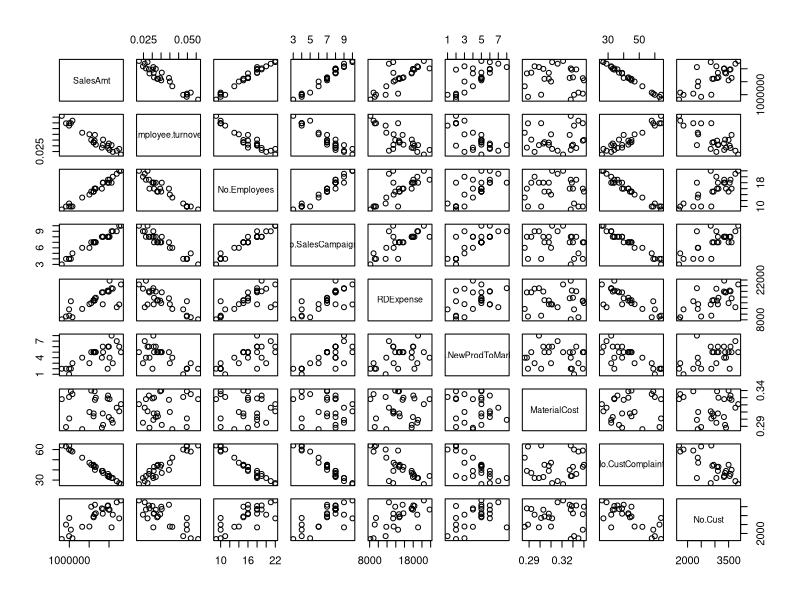

Recreate this plot in R.
###### Multiple Regression Assignment - Andrew Reeves & Brett Voglesang ######

#Read in the data 
rev = read.csv("Revenue.csv")

#View a summary of the data 
summary(rev)
# Result:
#    SalesAmt       Employee.turnover  No.Employees   No.SalesCampaigns   RDExpense    
# Min.   : 809131   Min.   :0.02240   Min.   : 9.00   Min.   : 3.000    Min.   : 8175  
# 1st Qu.:1369415   1st Qu.:0.02882   1st Qu.:13.25   1st Qu.: 6.000    1st Qu.:12674  
# Median :1656316   Median :0.03300   Median :16.00   Median : 7.000    Median :14766  
# Mean   :1644954   Mean   :0.03592   Mean   :15.73   Mean   : 6.962    Mean   :14846  
# 3rd Qu.:1990783   3rd Qu.:0.04105   3rd Qu.:18.00   3rd Qu.: 8.000    3rd Qu.:17874  
# Max.   :2302219   Max.   :0.05610   Max.   :22.00   Max.   :10.000    Max.   :21761  
# No.NewProdToMarket  MaterialCost    No.CustComplaints    No.Cust    
# Min.   :1.000      Min.   :0.2860   Min.   :26.00     Min.   :1687  
# 1st Qu.:3.000      1st Qu.:0.3015   1st Qu.:34.00     1st Qu.:2414  
# Median :5.000      Median :0.3135   Median :41.50     Median :3065  
# Mean   :4.269      Mean   :0.3150   Mean   :43.27     Mean   :2933  
# 3rd Qu.:5.000      3rd Qu.:0.3297   3rd Qu.:50.75     3rd Qu.:3396  
# Max.   :8.000      Max.   :0.3400   Max.   :64.00     Max.   :3851


#Show a quick graph of the different relationships between the data
pairs(rev)

#Show the headings of the data to see what values to include in the model
head(rev)
# Result:
# SalesAmt Employee.turnover No.Employees No.SalesCampaigns RDExpense No.NewProdToMarket MaterialCost
# 1  1667331            0.0310           16                 7     15759                  5        0.330
# 2   993389            0.0476           11                 4     11673                  1        0.331
# 3  1820545            0.0284           16                 8     17642                  4        0.288
# 4  2013815            0.0264           19                 8     21761                  4        0.328
# 5  1038452            0.0497           10                 4     14532                  2        0.339
# 6  1995790            0.0320           18                 8     17941                  6        0.303
# No.CustComplaints No.Cust
# 1                43    3129
# 2                60    1851
# 3                39    3405
# 4                34    3338
# 5                59    2209
# 6                33    3329


# Here is the first step of the stepwise regression model
#create a linear model for sales amount based on all the variables
rev.lm = lm(SalesAmt ~ Employee.turnover + No.Employees + 
              No.SalesCampaigns + RDExpense + No.NewProdToMarket + 
              MaterialCost + No.CustComplaints + No.Cust, data=rev)

#see a summary of the model to determine which variables have no significant predictive power
summary(rev.lm)
# Result:
# Call:
#lm(formula = SalesAmt ~ Employee.turnover + No.Employees + No.SalesCampaigns + 
#     RDExpense + No.NewProdToMarket + MaterialCost + No.CustComplaints + 
#     No.Cust, data = rev)
#
# Residuals:
# Min     1Q Median     3Q    Max 
# -51815 -20635  -2089  20573  83036 
#
# Coefficients:
#  Estimate Std. Error t value Pr(>|t|)    
# (Intercept)         2.354e+06  6.032e+05   3.902 0.001147 ** 
#  Employee.turnover  -5.309e+06  3.010e+06  -1.764 0.095658 .  
#  No.Employees        2.296e+04  1.165e+04   1.971 0.065253 .  
#  No.SalesCampaigns   2.378e+04  2.578e+04   0.923 0.369108    
#  RDExpense           2.092e+00  3.971e+00   0.527 0.605201    
#  No.NewProdToMarket  2.235e+03  6.329e+03   0.353 0.728314    
#  MaterialCost       -4.364e+05  4.412e+05  -0.989 0.336456    
#  No.CustComplaints  -2.149e+04  5.055e+03  -4.252 0.000538 ***
#  No.Cust            -6.103e+00  1.815e+01  -0.336 0.740733    
# ---
#  Signif. codes:  0 ‘***’ 0.001 ‘**’ 0.01 ‘*’ 0.05 ‘.’ 0.1 ‘ ’ 1
#
# Residual standard error: 34660 on 17 degrees of freedom
# Multiple R-squared:  0.9959,	Adjusted R-squared:  0.994 
# F-statistic: 514.9 on 8 and 17 DF,  p-value: < 2.2e-16

# In this linear model we can see that the No.Cust is NOT a good predictor of Sales 
# We will then take this variable out and move to the next step.

# This is the second step in the regression model
# Here we are creating a linear model of the data after removing the Number of Customers
rev.lm = lm(SalesAmt ~ Employee.turnover + No.Employees + 
              No.SalesCampaigns + RDExpense + No.NewProdToMarket + 
              MaterialCost + No.CustComplaints, data=rev)

#see a summary of the model to determine which variables have no significant predictive power
summary(rev.lm)
# Result:
# Call:
# lm(formula = SalesAmt ~ Employee.turnover + No.Employees + No.SalesCampaigns + 
#     RDExpense + No.NewProdToMarket + MaterialCost + No.CustComplaints, 
#   data = rev)

# Residuals:
#  Min     1Q Median     3Q    Max 
# -56730 -20115  -2615  19528  79070 
#
#Coefficients:
#  Estimate Std. Error t value Pr(>|t|)    
#(Intercept)         2.325e+06  5.824e+05   3.993 0.000854 ***
# Employee.turnover  -4.987e+06  2.782e+06  -1.793 0.089835 .  
#No.Employees        2.237e+04  1.123e+04   1.992 0.061766 .  
#No.SalesCampaigns   2.530e+04  2.475e+04   1.022 0.320284    
#RDExpense           2.033e+00  3.869e+00   0.526 0.605639    
#No.NewProdToMarket  2.109e+03  6.160e+03   0.342 0.736039    
#MaterialCost       -4.419e+05  4.298e+05  -1.028 0.317502    
#No.CustComplaints  -2.148e+04  4.928e+03  -4.358 0.000379 ***
#  ---
#  Signif. codes:  0 ‘***’ 0.001 ‘**’ 0.01 ‘*’ 0.05 ‘.’ 0.1 ‘ ’ 1
#
# Residual standard error: 33800 on 18 degrees of freedom
# Multiple R-squared:  0.9959,	Adjusted R-squared:  0.9943 
# F-statistic:   619 on 7 and 18 DF,  p-value: < 2.2e-16


# In this linear model we can see that the No.NewProdToMarket is NOT a good predictor of Sales
# We will then take this variable out and move to the next step.

# This is our third step in the regression model. 
# Here we are creating a linear model of the data after removing the No.NewProdToMarket and No.Cust
# variables.
rev.lm = lm(SalesAmt ~ Employee.turnover + No.Employees + 
              No.SalesCampaigns + RDExpense + 
              MaterialCost + No.CustComplaints, data=rev)

#see a summary of the model to determine which variables have no significant predictive power
summary(rev.lm)
# Result:
# Residuals:
# Min     1Q Median     3Q    Max 
# -55766 -19079  -3148  20097  79194 
#
# Coefficients:
#  Estimate Std. Error t value Pr(>|t|)    
# (Intercept)        2.357e+06  5.617e+05   4.195 0.000491 ***
#  Employee.turnover -5.020e+06  2.715e+06  -1.849 0.080054 .  
# No.Employees       2.139e+04  1.060e+04   2.017 0.058002 .  
#No.SalesCampaigns  2.710e+04  2.362e+04   1.147 0.265506    
#RDExpense          1.610e+00  3.580e+00   0.450 0.657994    
#MaterialCost      -4.333e+05  4.190e+05  -1.034 0.314085    
#No.CustComplaints -2.181e+04  4.717e+03  -4.624 0.000185 ***
#  ---
#  Signif. codes:  0 ‘***’ 0.001 ‘**’ 0.01 ‘*’ 0.05 ‘.’ 0.1 ‘ ’ 1
#
# Residual standard error: 33000 on 19 degrees of freedom
#Multiple R-squared:  0.9958,	Adjusted R-squared:  0.9945 
#F-statistic: 757.3 on 6 and 19 DF,  p-value: < 2.2e-16


# In this linear model we can see that the RDExpense is NOT a good predictor of Sales.
# We will then take this variable out and move to the next step. 

# This is our fourth step in the regression model. 
# Here we are creating a linear model of the data after removing the RDExpense, No.NewProdToMarket and
# No.Cust variables.
rev.lm = lm(SalesAmt ~ Employee.turnover + No.Employees + 
              No.SalesCampaigns + MaterialCost + No.CustComplaints, data=rev)

#see a summary of the model to determine which variables have no significant predictive power
summary(rev.lm)
# Result:
# Residuals:
#Min     1Q Median     3Q    Max 
#-55487 -19176  -4691  19878  80677 
#
#Coefficients:
#  Estimate Std. Error t value Pr(>|t|)    
#(Intercept)        2511785     434332   5.783 1.17e-05 ***
#  Employee.turnover -5638369    2294267  -2.458   0.0232 *  
#  No.Employees         19474       9514   2.047   0.0540 .  
#No.SalesCampaigns    23208      21535   1.078   0.2940    
#MaterialCost       -437900     410450  -1.067   0.2987    
#No.CustComplaints   -22978       3861  -5.952 8.05e-06 ***
#  ---
#  Signif. codes:  0 ‘***’ 0.001 ‘**’ 0.01 ‘*’ 0.05 ‘.’ 0.1 ‘ ’ 1
#
#Residual standard error: 32340 on 20 degrees of freedom
#Multiple R-squared:  0.9958,	Adjusted R-squared:  0.9947 
#F-statistic: 946.5 on 5 and 20 DF,  p-value: < 2.2e-16

# In this linear model we can see that the MaterialCost is NOT a good predictor of Sales. 
# We will then take this variable out and move to the next step.

# This is our fifth step in the regression model. 
# Here we are creating a linear model of the data after removing the MaterialCost, RDExpense, 
# No.NewProdToMarket, and No.Cust variables.
rev.lm = lm(SalesAmt ~ Employee.turnover + No.Employees + 
              No.SalesCampaigns + No.CustComplaints, data=rev)

#see a summary of the model to determine which variables have no significant predictive power
summary(rev.lm)
#Results:
#Residuals:
#Min     1Q Median     3Q    Max 
#-57227 -17630  -2611  17246  85368 
#
#Coefficients:
#  Estimate Std. Error t value Pr(>|t|)    
#(Intercept)        2268888     371094   6.114 4.57e-06 ***
#  Employee.turnover -5591504    2301384  -2.430   0.0242 *  
#  No.Employees         18565       9507   1.953   0.0643 .  
#No.SalesCampaigns    32854      19609   1.675   0.1087    
#No.CustComplaints   -21813       3715  -5.871 7.92e-06 ***
#  ---
# Signif. codes:  0 ‘***’ 0.001 ‘**’ 0.01 ‘*’ 0.05 ‘.’ 0.1 ‘ ’ 1
#
#Residual standard error: 32440 on 21 degrees of freedom
#Multiple R-squared:  0.9956,	Adjusted R-squared:  0.9947 
#F-statistic:  1175 on 4 and 21 DF,  p-value: < 2.2e-16


# In this linear model we can see that the No.SalesCampaigns is NOT a good predictor of Sales.
# We will then take this variable out and move to the next step. 

# This is our sixth step in the regression model.
# Here we are creating a linear model of the data after removing the No.SalesCampaigns, MaterialCost,
# RDExpense, No. NewProdToMarket, and No.Cust variables.
rev.lm = lm(SalesAmt ~ Employee.turnover + No.Employees + No.CustComplaints, data=rev)

#see a summary of the model to determine which variables have no significant predictive power
summary(rev.lm)
# Results:
# Residuals:
#Min     1Q Median     3Q    Max 
#-63963 -18036  -1142  10017  93440 
#
#Coefficients:
#  Estimate Std. Error t value Pr(>|t|)    
#(Intercept)        2669488     295223   9.042 7.29e-09 ***
#  Employee.turnover -6862587    2260213  -3.036  0.00606 ** 
#  No.Employees         20629       9807   2.104  0.04707 *  
#  No.CustComplaints   -25481       3123  -8.160 4.24e-08 ***
#  ---
#  Signif. codes:  0 ‘***’ 0.001 ‘**’ 0.01 ‘*’ 0.05 ‘.’ 0.1 ‘ ’ 1
#
# Residual standard error: 33750 on 22 degrees of freedom
#Multiple R-squared:  0.995,	Adjusted R-squared:  0.9943 
#F-statistic:  1447 on 3 and 22 DF,  p-value: < 2.2e-16


# In this linear model we can see that all three variables: No.Employees, Employee.turnover, and 
# No.CustComplaints are all good predictors of Sales.
#
# However, after paying closer attention we can see that we have some multiple colinearity
# going on between the No.CustComplaints variable and the Employee.turnover variable.


#Here we look at the correlation between Employee.turnover and Sales
cor(rev$Employee.turnover, rev$SalesAmt)
# Result:
# [1] -0.9585797

# Here we look at the correlation between No.CustComplaints and Sales
cor(rev$No.CustComplaints, rev$SalesAmt)
# Result: [1] -0.9951712

# By looking at the confidence interval we see some weird relationships, like loosing
# a BUNCH of money during employee.turnover periods. We should look at this relationship some more. 
confint(rev.lm)
# REsults:
#                           2.5 %      97.5 %
# (Intercept)        2.057233e+06  3281742.48
# Employee.turnover -1.154998e+07 -2175193.22
# No.Employees       2.913717e+02    40967.32
# No.CustComplaints -3.195644e+04   -19004.70


# Now we are going to create some new models in order to compare the F-stats
# Here we compare the No.CustComplaints and Sales
ModelA=lm(SalesAmt ~ No.CustComplaints, data=rev)

# Here we compare the No.CustComplaints + Employee.turnover to Sales
ModelB=lm(SalesAmt ~ No.CustComplaints + Employee.turnover, data=rev)

# Now we complete an analysis of variance and determine that ModelB is the best model we 
# can use due to its F-stat being the highest when compared to other models.
anova(ModelA, ModelB)
# Result:
# Analysis of Variance Table
# Model 1: SalesAmt ~ No.CustComplaints
# Model 2: SalesAmt ~ No.CustComplaints + Employee.turnover
# Res.Df        RSS Df  Sum of Sq      F   Pr(>F)   
# 1     24 4.7873e+10                                 
# 2     23 3.0097e+10  1 1.7776e+10 13.585 0.001223 **
#  ---
#  Signif. codes:  0 ‘***’ 0.001 ‘**’ 0.01 ‘*’ 0.05 ‘.’ 0.1 ‘ ’ 1


# Now we are going to test with a Non-nested model to see any correlations.
# We are not looking for any variables squared because we can infer from the pairs graph
# that each of these variables has a fairly linear realtionship with Sales
ModelC = lm(SalesAmt ~ No.Employees + Employee.turnover, data=rev)

# Now preform the AIC command to see which model is the best out of our set. 
AIC(ModelA, ModelB, ModelC)
# Result: 
#   df      AIC
# ModelA  3 634.4616
# ModelB  4 624.3941
# ModelC  4 655.8454

# It turns out that ModelB is our best model to use. 

# Now lets look at a summary of ModelB to better understand why it is a good model. 
summary(ModelB)
# Result:
# Call:
# lm(formula = SalesAmt ~ No.CustComplaints + Employee.turnover, 
#   data = rev)
#
# Residuals:
#   Min     1Q Median     3Q    Max 
# -70763 -22718  -1272  19233 110708 
#
#Coefficients:
#  Estimate Std. Error t value Pr(>|t|)    
#(Intercept)        3288034      28249 116.395  < 2e-16 ***
#  No.CustComplaints   -30975       1835 -16.884 1.87e-14 ***
#  Employee.turnover -8430098    2287215  -3.686  0.00122 ** 
#  ---
#  Signif. codes:  0 ‘***’ 0.001 ‘**’ 0.01 ‘*’ 0.05 ‘.’ 0.1 ‘ ’ 1
#
# Residual standard error: 36170 on 23 degrees of freedom
# Multiple R-squared:  0.9939,	Adjusted R-squared:  0.9934 
# F-statistic:  1887 on 2 and 23 DF,  p-value: < 2.2e-16


# By looking at this summary we can be sure that the error will only be +/- 36,170.
# And we are 99.34% sure of this. 


# Here we are renaming ModelB to use for future analysis.
rev.lm=lm(SalesAmt~No.CustComplaints + Employee.turnover, data=rev)

# Now we are going to do some predictions with our new model.
# Here we will create a new data frame containing our data we want to predict.
new.obs=data.frame(No.CustComplaints=40, Employee.turnover=0.0400)

# now we are going to view the new data frame
new.obs

# 95% prediction interval for the observation with given features
predict(rev.lm, newdata=new.obs, interval="predict")
# Result:
#       fit     lwr     upr
# 1 1711848 1629430 1794265

# We are 95% sure that with these given features, the Sales will at least be $1,629,430 
# and the Sales will at most be $1,794,265. Generally most people will float between the two points
# at the $1,711,848 region. 


# Here we will create a new data frame containing our data we want to predict.
new.obs=data.frame(No.CustComplaints=50, Employee.turnover=0.0500)

# now we are going to view the new data frame
new.obs

# 95% prediction interval for the observation with given features
predict(rev.lm, newdata=new.obs, interval="predict")
# Result: 
#       fit     lwr     upr
# 1 1317801 1230085 1405517

# We are 95% sure that with these given features, the Sales will at least be $1,230,085.
# and the Sales will at most be $1,405,517. Generally most sales will float between the two points
# at the $1,317,801 region.
